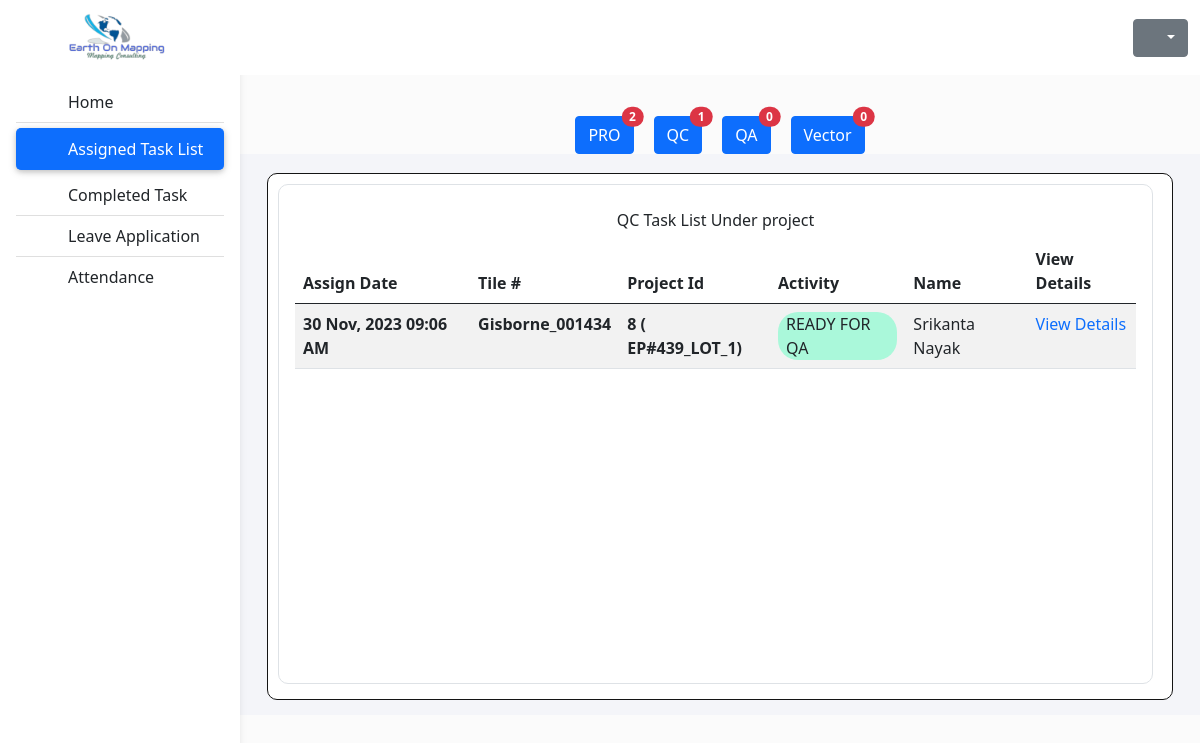
Screenshot of /qc-task-list.php (signed in) with the database file from the repository.
### tables this page shows
CREATE TABLE `projects` (
  `project_id` int(11) NOT NULL,
  `project_name` varchar(250) NOT NULL,
  `summary` varchar(250) NOT NULL,
  `description` text NOT NULL,
  `original_estimation` varchar(255) DEFAULT NULL,
  `complexity` enum('higher','medium','lower') NOT NULL,
  `vector` tinyint(1) NOT NULL,
  `attachment` varchar(255) DEFAULT NULL,
  `start_date` date NOT NULL,
  `end_date` date NOT NULL,
  `estimated_hour` int(11) NOT NULL,
  `created_at` timestamp NOT NULL DEFAULT current_timestamp(),
  `update_at` timestamp NOT NULL DEFAULT current_timestamp()
);

CREATE TABLE `tasks` (
  `id` int(11) NOT NULL,
  `task_id` varchar(255) NOT NULL,
  `project_id` int(11) NOT NULL,
  `summary` varchar(255) DEFAULT NULL,
  `area_sqkm` float NOT NULL,
  `complexity` enum('higher','medium','lower') NOT NULL DEFAULT 'lower',
  `attachment` varchar(255) DEFAULT NULL,
  `start_date` date DEFAULT NULL,
  `end_date` date DEFAULT NULL,
  `estimated_hour` float NOT NULL,
  `status` enum('pending','ready','in_progress','ready_for_qc','assign_qc','qc_in_progress','ready_for_qa','assign_qa','qa_in_progress','ready_for_vector','assign_vector','vector_in_progress','complete') NOT NULL DEFAULT 'pending',
  `is_reassigned` tinyint(1) NOT NULL DEFAULT 0,
  `is_qc_failed` tinyint(1) NOT NULL DEFAULT 0,
  `is_qa_failed` tinyint(1) NOT NULL DEFAULT 0,
  `create_at` timestamp NOT NULL DEFAULT current_timestamp(),
  `update_at` timestamp NOT NULL DEFAULT current_timestamp()
);

CREATE TABLE `users` (
  `id` int(9) NOT NULL,
  `first_name` varchar(150) NOT NULL,
  `last_name` varchar(150) NOT NULL,
  `address` varchar(250) NOT NULL,
  `employee_id` varchar(150) NOT NULL,
  `phone` bigint(13) NOT NULL,
  `dob` date DEFAULT NULL,
  `profile` varchar(250) DEFAULT NULL,
  `user_type` enum('user','admin','teamleader') NOT NULL DEFAULT 'user',
  `password` varchar(255) NOT NULL,
  `create_at` datetime NOT NULL DEFAULT current_timestamp(),
  `update_at` datetime NOT NULL DEFAULT current_timestamp() ON UPDATE current_timestamp()
);

### qc-task-list.php (the view, shortened to what this page needs)
<?php
if (!isset($_SESSION['loggedin']) || $_SESSION['loggedin'] != true) {
  header("location: login.php");
  exit;
} else {
  $user_id = $_SESSION['userId'];
  $user_type = $_SESSION['userType'];
}
include 'settings/config/config.php';
if ($user_type == 'admin') {
  $sql = $conn->prepare("SELECT * FROM `assign` WHERE `status`='assign'");
  $sql->execute();
} else {
  $sql = $conn->prepare("SELECT * FROM `assign` WHERE `isActive` = 1 AND `status` = 'assign' AND `user_id` = ? AND `role` = 'employee'");
  $sql->execute([$user_id]);
  $tasks = $sql->fetchAll(PDO::FETCH_ASSOC);
  $countEmployee = count($tasks);
  $vectorSQL = $conn->prepare("SELECT * FROM `assign` WHERE `isActive` = 1 AND `status` = 'assign' AND `user_id` = ? AND `role` = 'vector'");
  $vectorSQL->execute([$user_id]);
  $vectorSQL = $vectorSQL->fetchAll(PDO::FETCH_ASSOC);
  $countVector = count($vectorSQL);
  $QaSQL = $conn->prepare("SELECT * FROM `assign` WHERE `isActive` = 1 AND `status` = 'assign' AND `user_id` = ? AND `role` = 'qa'");
  $QaSQL->execute([$user_id]);
  $QaSQL = $QaSQL->fetchAll(PDO::FETCH_ASSOC);
  $countQa = count($QaSQL);
  $QcSQL = $conn->prepare("SELECT * FROM `assign` WHERE `isActive` = 1 AND `status` = 'assign' AND `user_id` = ? AND `role` = 'qc'");
  $QcSQL->execute([$user_id]);
  $QcSQL = $QcSQL->fetchAll(PDO::FETCH_ASSOC);
  $countQc = count($QcSQL);
}
?>
<?php
include 'settings/header.php'
  ?>
<main style="margin-top: 100px;">
<div class="btn-group   justify-content-center d-flex  mt-3 " role="group">
        <a href="task-list.php" style="display: flex;align-items: center;margin: 0 10px">
        <button type="button" class="btn btn-primary position-relative">
        PRO
        <span class="position-absolute top-0 start-100 translate-middle badge rounded-pill bg-danger">
            <?php echo $countEmployee ?>
        </span>
        </button></a>
        <a href="#" style="display: flex;align-items: center;margin: 0 10px">
        <button type="button" class="btn btn-primary position-relative">
        QC
        <span class="position-absolute top-0 start-100 translate-middle badge rounded-pill bg-danger">
            <?php echo $countQc ?>
        </span>
        </button></a>
        <a href="qa-task-list.php" style="display: flex;align-items: center;margin: 0 10px">
        <button type="button" class="btn btn-primary position-relative">
        QA
        <span class="position-absolute top-0 start-100 translate-middle badge rounded-pill bg-danger">
            <?php echo $countQa ?>
        </span>
        </button>
        </a>
        <a href="vector-task-list.php" style="display: flex;align-items: center;margin: 0 10px">
        <button type="button" class="btn btn-primary position-relative">
        Vector
        <span class="position-absolute top-0 start-100 translate-middle badge rounded-pill bg-danger">
            <?php echo $countVector ?>
        </span>
        </button>
        </a>
    </div>
  <div class="container pt-1">
    <div class="accordion accordion-flush" id="accordionFlushExample">
      <div class="accordion-item">
        <div class="row overflow">
          <div class="col border col-8 p-3" style="width:99%;height: 500px;">
            <div class="text-center">
              <button type="button" class="btn bg-white btn1  text-center">QC Task List Under project</button>
            </div>
            <div class=" d-block w-100 ">
              <div>
                <div class="accordion-body">
                  <div>
                    <table class="table table-striped ">
                      <thead>
                        <tr>
                          <th>Assign Date</th>
                          <th>Tile #</th>
                          <th>Project Id</th>
                          <th>Activity</th>
                          <th>Name</th>
                          <th>View Details</th>
                        </tr>
                      </thead>
                      <tbody class="scroll-bar">
                        <?php
                        foreach ($QcSQL as $task) {
                          $sql3 = $conn->prepare('SELECT * FROM `users` WHERE `id` = ?');
                          $sql3->execute([$task['user_id']]);
                          $user = $sql3->fetch(PDO::FETCH_ASSOC);
                          $sql5 = $conn->prepare('SELECT * FROM `tasks` WHERE `task_id` = ?');
                          $sql5->execute([$task['task_id']]);
                          $taskss = $sql5->fetch(PDO::FETCH_ASSOC);
                          $sql4 = $conn->prepare('SELECT * FROM `projects` WHERE `project_id` = ?');
                          $sql4->execute([$task['project_id']]);
                          $project = $sql4->fetch(PDO::FETCH_ASSOC);
                          $t_id = base64_encode($task['task_id']);
                          ?>
                          <tr>
                            <th>
                              <?php echo date('j M, Y h:i A', strtotime($task['created_at']) )?>
                            </th>
                            <th class>
                              <?php echo $task['task_id'] ?>
                            </th>
                            <th>
                              <?php echo $task['project_id'] ?> (
                              <?php echo $project['project_name'] ?>)
                            </th>
                            <td><span class="close">
                                <?php echo str_replace('_', ' ', $taskss['status']) == 'ready' ? 'Assign Pro' : str_replace('_', ' ', $taskss['status']) ?>
                            </td>
                            <td>
                              <?php echo $user['first_name'] . ' ' . $user['last_name'] ?>
                            </td>
                            <td><a href="task-details.php?task_id=<?php echo $t_id ?>">View Details</a></td>
                          </tr>
                          <?php
                        }
                        ?>
                      </tbody>
                    </table>
                  </div>
                </div>
              </div>
            </div>
          </div>
        </div>
      </div>
    </div>
  </div>
</main>
</body>
</html>

### css/test.css (style rules this page uses)
* { margin: 0px; padding: 0px; }
body { background-color: #fbfbfb; }
@media (min-width: 991.98px) { main { padding-left: 240px; } }
.row { --bs-gutter-x: 0rem; }
.border { margin-bottom: 5px; border-radius: 10px; }
.accordion-item { background-color: #fff; }
.accordion-body { padding: 0rem 0rem; }
.accordion-item { border: 1px solid rgb(20, 20, 20)!important; margin: 15px; padding: 10px; border-radius: 10px!important; }
.container { background-color: #f4f5f9; }
table tbody td .close { background-color: rgb(170, 248, 218); display: block; border-radius: 20px; padding: 0px 8px; }
main { height: -webkit-fill-available; display: grid; align-items: center; }
a { text-decoration: none; }

### qc-task-list.php (style rules this page uses)
table tbody td .close { background-color: rgb(170, 248, 218); display: block; border-radius: 20px; padding: 0px 8px; text-transform: uppercase; }
.scroll-bar { max-height: 350px; overflow: scroll; }
a { text-decoration: none; }
.overflow { overflow: auto; }

### rows the page displays
projects: project_name "EP#439_LOT_1"
tasks: status "READY FOR QA"
users: first_name "Srikanta", last_name "Nayak"

### other values shown
$countEmployee "2"
$countQc "1"
$countQa "0"
$countVector "0"
date('j M, Y h:i A', strtotime($task['created_at']) ) "30 Nov, 2023 09:06 AM"
$task['task_id'] "Gisborne_001434"
$task['project_id'] "8"
